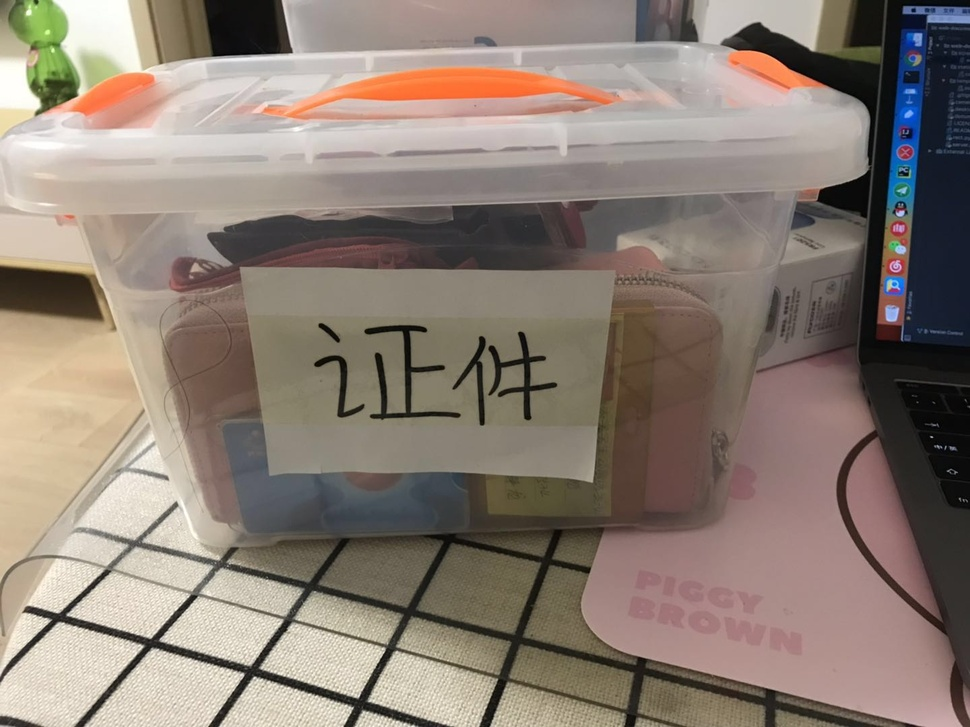
#> input picture 实践-其他/19-document-detection/3.jpg, 970 x 727 px, shrunk from 1440 x 1080 before the run
$ python single_image.py   (older library calls are emulated)
#> lines starting #> are read from the running program, lines starting #| are printed output that depends on the picture; after the words box and inside, x2 and y2 are one past the last pixel; in counts of white or black regions, pixels touching at a corner belong together
#> further down, img is the input picture: shape (727, 970, 3); mean B, G, R 116.4, 126.7, 139.7
import cv2
import numpy as np


class Scanner(object):
    def __init__(self):
        pass

    def __del__(self):
        pass

    # [61 lines left out: functions auto_canny, four_point_transform, rectify, not called in this run]

    # https://github.com/vipul-sharma20/document-scanner
    def detect_edge(self, image, enabled_transform=False):
#> called with enabled_transform = False
        dst = None
        orig = image.copy()

        gray = cv2.cvtColor(image, cv2.COLOR_BGR2GRAY)
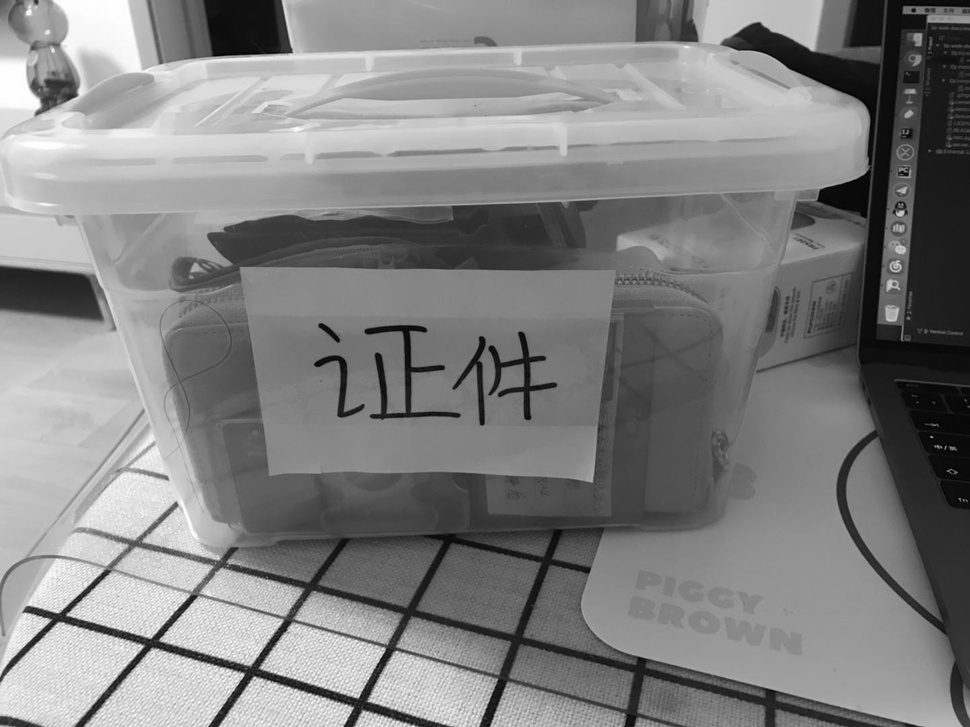
#> gray: shape (727, 970); min 0, max 255, mean 129.4
        blurred = cv2.GaussianBlur(gray, (5, 5), 0)
        edged = cv2.Canny(blurred, 0, 20)
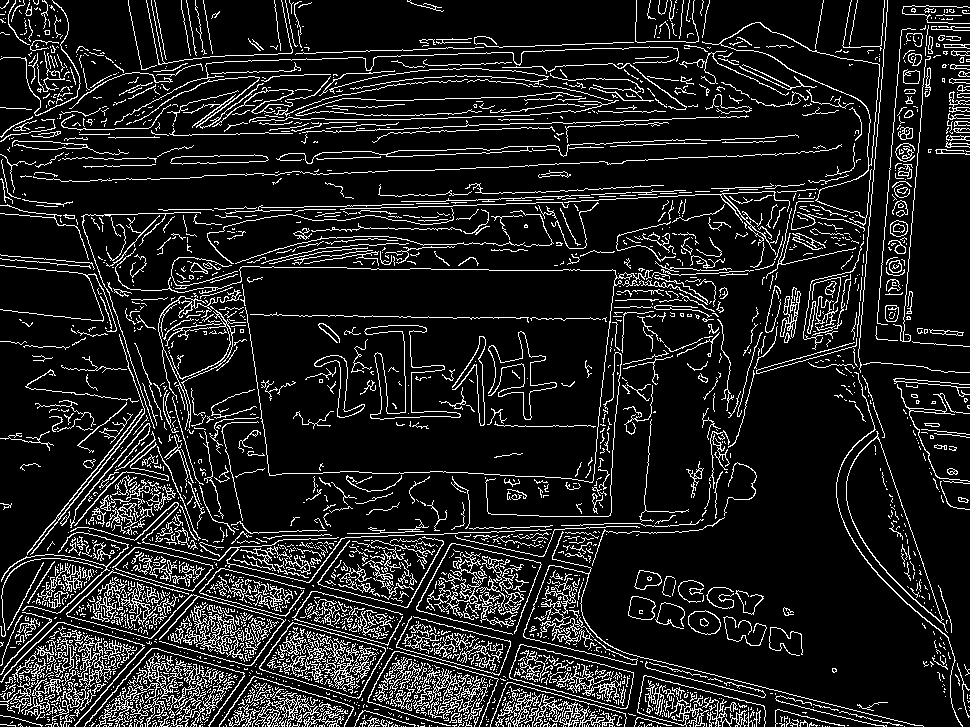
#> edged: shape (727, 970); 12.4% white in thin lines or dots
        _, contours, _ = cv2.findContours(edged, cv2.RETR_LIST, cv2.CHAIN_APPROX_NONE)
#> contours = 3424 contours, 3084 with area under 20; largest, box (x1, y1, x2, y2) and area: (846, 431, 948, 633) 7002, (846, 437, 943, 622) 6882, (259, 622, 386, 699) 5597, (259, 622, 386, 699) 5530, (702, 22, 880, 226) 4980

        contours = sorted(contours, key=cv2.contourArea, reverse=True)

        for cnt in contours:
            epsilon = 0.051 * cv2.arcLength(cnt, True)
            approx = cv2.approxPolyDP(cnt, epsilon, True)

            if len(approx) == 4:
                target = approx
                cv2.drawContours(image, [target], -1, (0, 255, 0), 2)

                if enabled_transform:
                    approx = self.rectify(target)
                    # pts2 = np.float32([[0,0],[800,0],[800,800],[0,800]])
                    # M = cv2.getPerspectiveTransform(approx,pts2)
                    # dst = cv2.warpPerspective(orig,M,(800,800))
                    dst = self.four_point_transform(orig, approx)
                break
#> this loop made 3 passes
#> (epsilon, target) on pass 3: (17.18, [[259, 666], [358, 698], [385, 648], [292, 622]])
#> epsilon on passes 1 to 2: 25.28, 22.97
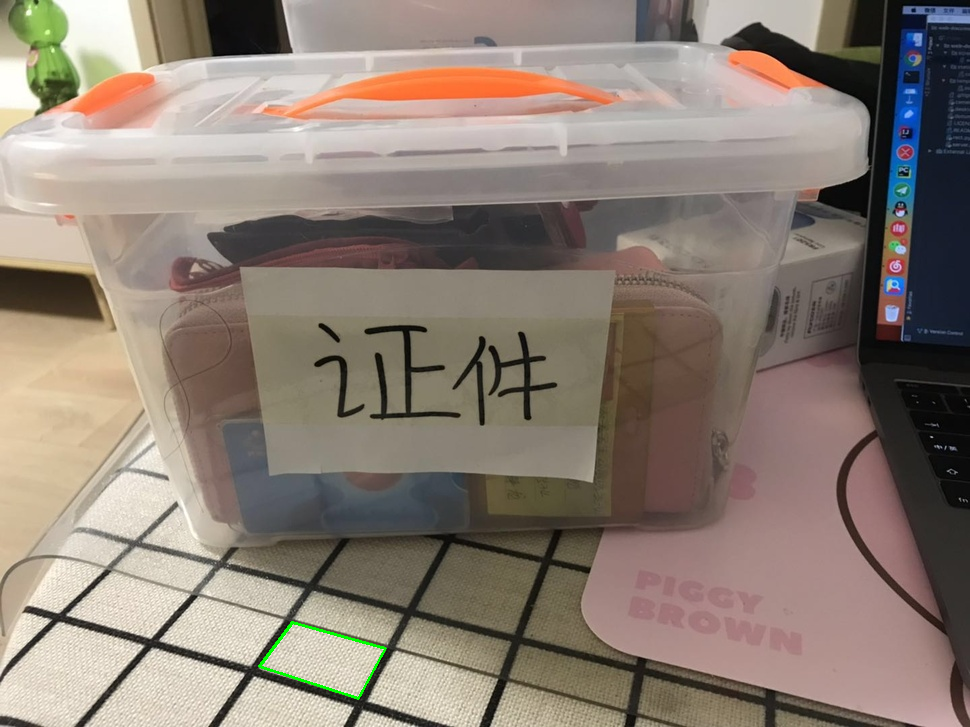
#> image: shape (727, 970, 3); 0.13% of pixels changed, all inside (x1, y1, x2, y2) = (258, 621, 387, 700)

        return image, dst

scanner = Scanner()
img = cv2.imread('3.jpg')
image, dst = scanner.detect_edge(img)
cv2.imshow('1', image)
print(dst)
#| None
cv2.waitKey(0)
